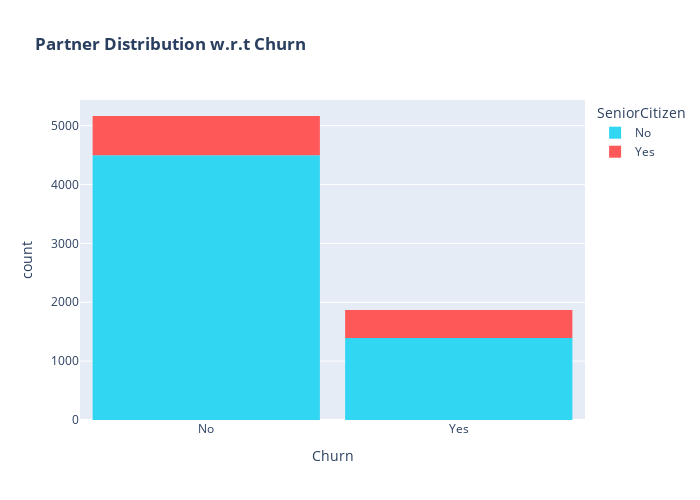

Write notebook code for a chart like this one.
### Code cell
color_map = {
    "Yes": "#ff5858",
    "No": "#31d6f3"
}
fig = px.histogram(data, x="Churn", color='SeniorCitizen', title="<b>Partner Distribution w.r.t Churn</b>", color_discrete_map=color_map)
fig.update_layout(width=700, height=500, bargap=0.1)
fig.show()

### Figure 1 — Plotly figure (JSON) as saved in the notebook; plotly's stock layout.template omitted (floating-point values rounded to 4 significant figures; data arrays with more than 128 entries replaced by an {"elided": "..."} marker saying what was removed)
{"data": [{"bingroup": "x", "hovertemplate": "SeniorCitizen=No<br>Churn=%{x}<br>count=%{y}<extra></extra>", "legendgroup": "No", "marker": {"color": "#31d6f3", "pattern": {"shape": ""}}, "name": "No", "orientation": "v", "showlegend": true, "type": "histogram", "x": {"elided": "5890 str values"}, "xaxis": "x", "yaxis": "y"}, {"bingroup": "x", "hovertemplate": "SeniorCitizen=Yes<br>Churn=%{x}<br>count=%{y}<extra></extra>", "legendgroup": "Yes", "marker": {"color": "#ff5858", "pattern": {"shape": ""}}, "name": "Yes", "orientation": "v", "showlegend": true, "type": "histogram", "x": {"elided": "1142 str values"}, "xaxis": "x", "yaxis": "y"}], "layout": {"bargap": 0.1, "barmode": "relative", "height": 500, "legend": {"title": {"text": "SeniorCitizen"}, "tracegroupgap": 0}, "title": {"text": "<b>Partner Distribution w.r.t Churn</b>"}, "width": 700, "xaxis": {"anchor": "y", "domain": [0, 1], "title": {"text": "Churn"}}, "yaxis": {"anchor": "x", "domain": [0, 1], "title": {"text": "count"}}}}
